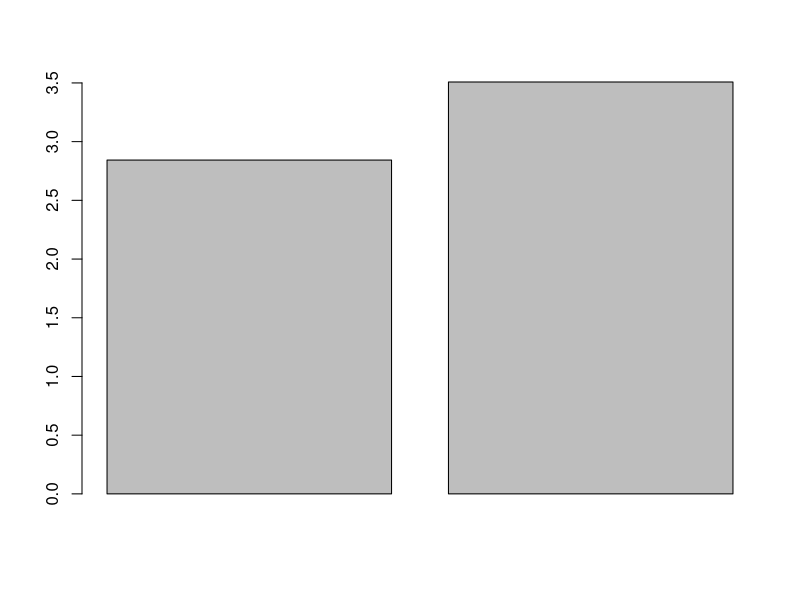
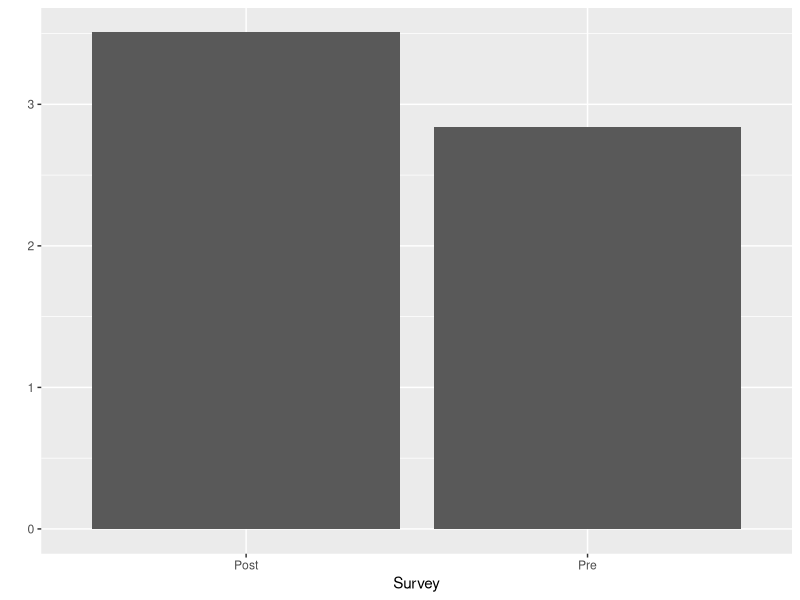
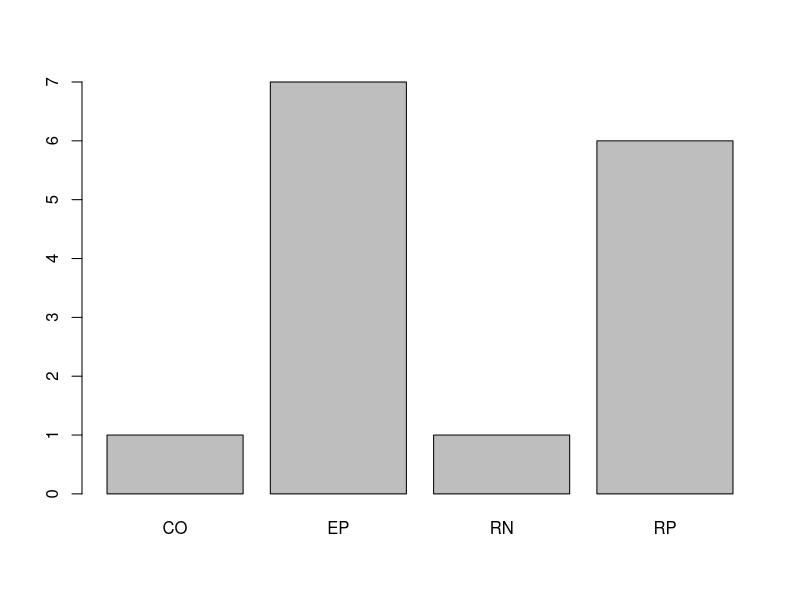
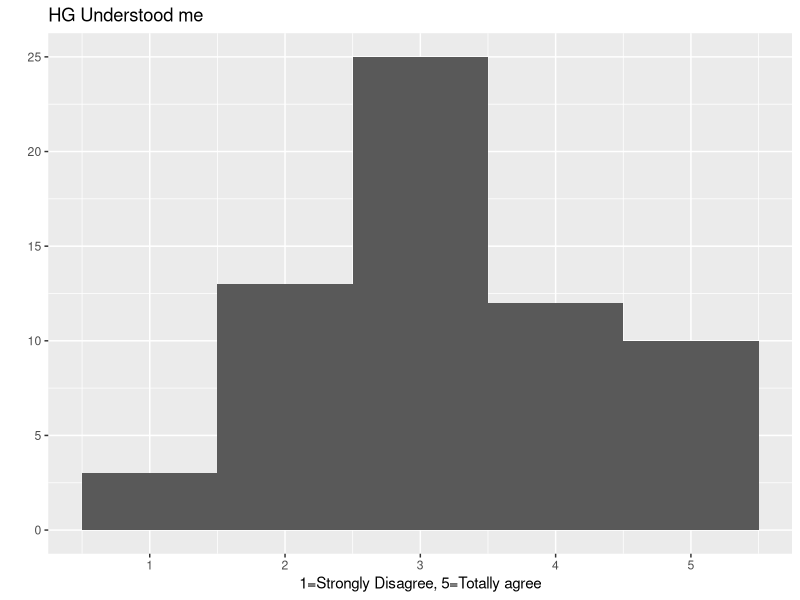

Write R code to recreate these figures, in order.
## ---- chunk 1
knitr::opts_chunk$set(echo = TRUE)
## ---- chunk 2
library(readr)
library(ggplot2)
## ---- chunk 3
Dialogue <- read_csv("Dialogue.csv")
Dialogue$strategy <- substr(Dialogue$q_id,1,2)
dems <- read_csv("Demographics.csv")
post <- read_csv("PostQuestions.csv")
## ---- chunk 4
# Exclude ppl that did not finish.
pre.good<-dems[dems$sessionID %in% post$sessionID,]
# Exclude test users
pre.good<-pre.good[pre.good$userType!="test",]
post<-post[post$sessionID %in% pre.good$sessionID,]

#Exclude those before Feb 23
pp<-Dialogue[Dialogue$sessionID %in% pre.good$sessionID,c("time","sessionID")]
pp.beforeFeb <- pp[c(67:2202),]
pre.good.sid<-unique(unlist(pre.good$sessionID, use.names = FALSE))

#View(pre.good)
## ---- chunk 5
table(pre.good$position)
table(pre.good$gender)
table(pre.good$ethnicity)
table(pre.good$age_range)
## ---- chunk 6
table(pre.good$position)/length(pre.good$position)
table(pre.good$gender)/length(pre.good$gender)
table(pre.good$ethnicity)/length(pre.good$ethnicity)
table(pre.good$age_range)/length(pre.good$age_range)
## ---- chunk 7
interest.pre <- mean(dems$taichi_interest)
interest.post<- mean(post$taichi_learn)
barplot(c(interest.pre,interest.post))
d <- cbind(c("Pre","Post"),c(interest.pre,interest.post))
## ---- chunk 8
qplot(x=c("Pre","Post"),weight=c(interest.pre,interest.post),xlab="Survey")
## ---- chunk 9
t.test(pre.good$taichi_interest,post$taichi_learn,paired=TRUE)
## ---- chunk 10
barplot(table(Dialogue$strategy[Dialogue$sessionID=="ceprtq01ps0n5q92h8r74emid4" & Dialogue$speaker=="U"]))
## ---- chunk 11
qplot(data=post, x=guru_understanding, binwidth=1, xlab="1=Strongly Disagree, 5=Totally agree",main="HG Understood me")
